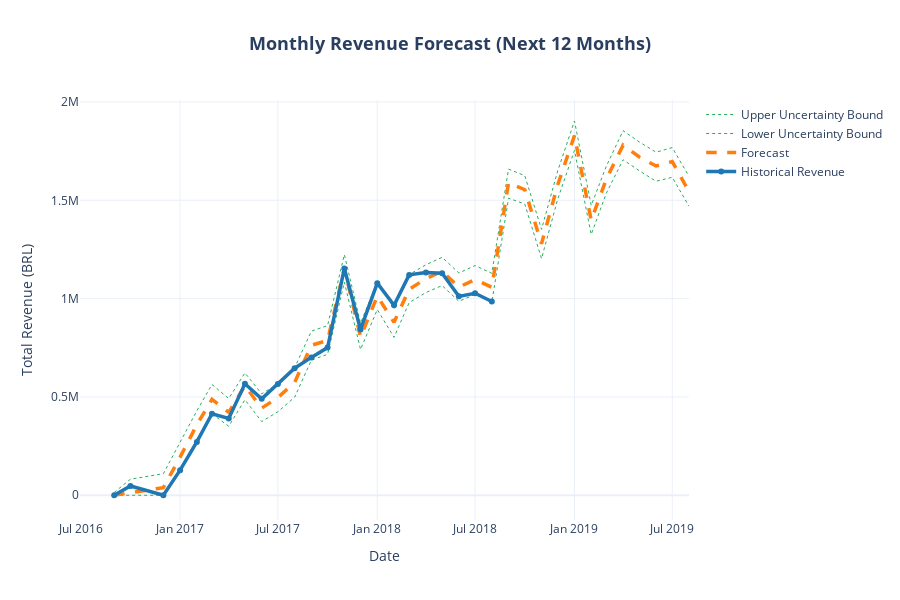

Source (notebook cell):
### Markdown cell above
### 8.1. Forecasting with Prophet <a id="81-forecasting-setup-with-prophet"></a>

I use Facebook Prophet to forecast future monthly revenue based on historical trends and seasonality.  

Prophet is well-suited for e-commerce data with potential yearly patterns (e.g., holidays, seasonal demand).

For this introduction, I keep the model simple (no external regressors or custom holidays) to focus on core capabilities.

### Code cell
# 8.1 & 8.2 Basic Forecasting with Prophet

# 8.1.1. Prepare time series data: monthly total revenue

# Use base_df (only delivered orders) for consistency
monthly_revenue = base_df[base_df['is_delivered']].copy()

# Group by month
monthly_revenue['ds'] = monthly_revenue['order_purchase_timestamp'].dt.to_period('M').dt.to_timestamp()

# Aggregate revenue per month
monthly_revenue = monthly_revenue.groupby('ds')['total_order_value'].sum().reset_index()

# Rename for Prophet (Prophet requires 'ds' (date) and 'y' (value))
monthly_revenue = monthly_revenue.rename(columns={'total_order_value': 'y'})

# Quick look at the data
print("Monthly revenue data shape:", monthly_revenue.shape)
print(monthly_revenue.head())

# 8.1.2. Create and fit model with logistic growth
model = Prophet(
    yearly_seasonality=True,
    weekly_seasonality=False,   # daily data not needed
    daily_seasonality=False,
    seasonality_mode='additive'  # better for revenue with growth
)

model.fit(monthly_revenue)

# 8.1.3. Create future dataframe and add the same cap/floor (forecast next 12 months)
future = model.make_future_dataframe(periods=12, freq='MS')  # MS = month start

# 8.1.4. Predict
forecast = model.predict(future)

# Clip any remaining negatives (extra safety at post-processing)
forecast['yhat'] = forecast['yhat'].clip(lower=0)
forecast['yhat_lower'] = forecast['yhat_lower'].clip(lower=0)
forecast['yhat_upper'] = forecast['yhat_upper'].clip(lower=0)

# 8.1.5. Plot forecast with Plotly (interactive)
fig = go.Figure()

# Uncertainty interval (two traces to create the shaded area)
fig.add_trace(go.Scatter(  # Upper bound (invisible line)
    x=forecast['ds'],
    y=forecast['yhat_upper'],
    mode='lines',
    line=dict(color='#27ae60', width=1, dash='dot'),
        name='Upper Uncertainty Bound'
))

fig.add_trace(go.Scatter(  # Lower bound + fill between upper & lower
    x=forecast['ds'],
    y=forecast['yhat_lower'],
    mode='lines',
    #fill='tonexty',         # fill area to the previous trace (upper bound)
    line=dict(color='#27ae60', width=1, dash='dot'),
    name='Lower Uncertainty Bound'
))

# Forecast
fig.add_trace(go.Scatter(      # Adds the forecast line
    x=forecast['ds'],
    y=forecast['yhat'],        # predicted values
    mode='lines',
    name='Forecast',
    line=dict(color='#ff7f0e', dash='dash', width=3.5) # orange + dashed
))

# Historical data
fig.add_trace(go.Scatter(      # Adds the historical line
    x=monthly_revenue['ds'],   # dates on x-axis
    y=monthly_revenue['y'],    # actual revenue values
    mode='lines+markers',      # line with dots at each point
    name='Historical Revenue', # legend label
    line=dict(color='#1f77b4', width=3.5) # blue color
))

# Final styling
fig.update_layout(          
    title='<b>Monthly Revenue Forecast (Next 12 Months)</b>',
    title_x=0.5,
    title_font_size=18,
    xaxis_title='Date',
    yaxis_title='Total Revenue (BRL)',
    hovermode='x unified',  # shows all values when hovering on a date
    height=600,
    template='plotly_white' # clean white background
)

fig.show()

# 6. Print forecast for next 6 months
print("\nForecast for next 6 months:")
future_forecast = forecast[forecast['ds'] > monthly_revenue['ds'].max()][['ds', 'yhat', 'yhat_lower', 'yhat_upper']].head(6)
future_forecast['yhat'] = future_forecast['yhat'].round(2)
future_forecast['yhat_lower'] = future_forecast['yhat_lower'].round(2)
future_forecast['yhat_upper'] = future_forecast['yhat_upper'].round(2)
display(future_forecast)
